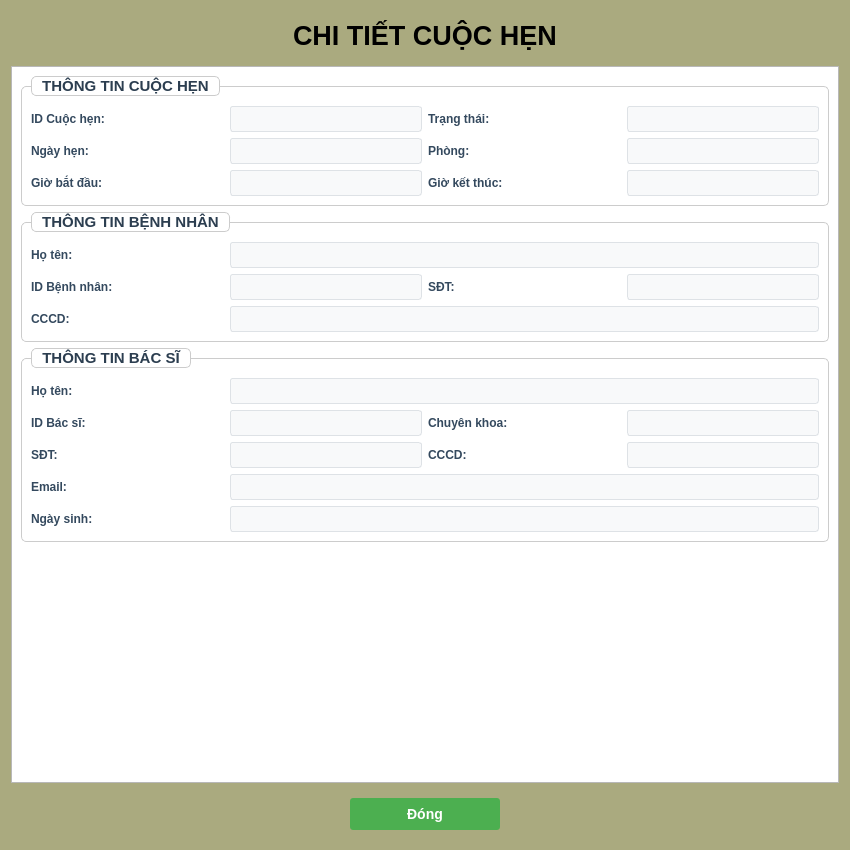
<?xml version="1.0" encoding="UTF-8"?>
<ui version="4.0">
 <class>AppointmentDetailDialog</class>
 <widget class="QDialog" name="AppointmentDetailDialog">
  <property name="geometry">
   <rect>
    <x>0</x>
    <y>0</y>
    <width>850</width>
    <height>850</height>
   </rect>
  </property>
  <property name="windowTitle">
   <string>Chi Tiết Cuộc Hẹn</string>
  </property>
  <property name="styleSheet">
   <string notr="true">QDialog {
    background-color: #aaaa7f;
}
QLabel {
    color: black;
    background-color: transparent;
    border: none;
    font-weight: bold;
}
QGroupBox {
    font-weight: bold;
    border: 1px solid #CCCCCC;
    border-radius: 5px;
    margin-top: 10px;
    padding-top: 10px;
}
QGroupBox::title {
    subcontrol-origin: margin;
    left: 10px;
    padding: 0 5px 0 5px;
}</string>
  </property>
  <layout class="QVBoxLayout" name="verticalLayout">
   <item>
    <widget class="QWidget" name="widgetTitleBar" native="true">
     <property name="styleSheet">
      <string notr="true">background-color: rgb(170, 170, 127);</string>
     </property>
     <layout class="QHBoxLayout" name="horizontalLayout_4">
      <item>
       <spacer name="horizontalSpacer">
        <property name="orientation">
         <enum>Qt::Orientation::Horizontal</enum>
        </property>
        <property name="sizeHint" stdset="0">
         <size>
          <width>100</width>
          <height>20</height>
         </size>
        </property>
       </spacer>
      </item>
      <item>
       <widget class="QLabel" name="lblMainTitle">
        <property name="font">
         <font>
          <family>Segoe UI</family>
          <pointsize>20</pointsize>
          <italic>false</italic>
          <bold>true</bold>
         </font>
        </property>
        <property name="styleSheet">
         <string notr="true">font: 700 20pt &quot;Segoe UI&quot;;</string>
        </property>
        <property name="text">
         <string>CHI TIẾT CUỘC HẸN</string>
        </property>
       </widget>
      </item>
      <item>
       <spacer name="horizontalSpacer_2">
        <property name="orientation">
         <enum>Qt::Orientation::Horizontal</enum>
        </property>
        <property name="sizeHint" stdset="0">
         <size>
          <width>100</width>
          <height>20</height>
         </size>
        </property>
       </spacer>
      </item>
     </layout>
    </widget>
   </item>
   <item>
    <widget class="QScrollArea" name="scrollArea">
     <property name="styleSheet">
      <string notr="true"/>
     </property>
     <property name="widgetResizable">
      <bool>true</bool>
     </property>
     <property name="alignment">
      <set>Qt::AlignmentFlag::AlignHCenter</set>
     </property>
     <widget class="QWidget" name="scrollAreaWidgetContents">
      <property name="geometry">
       <rect>
        <x>0</x>
        <y>0</y>
        <width>830</width>
        <height>724</height>
       </rect>
      </property>
      <property name="styleSheet">
       <string notr="true">background-color: white;</string>
      </property>
      <layout class="QVBoxLayout" name="verticalLayout_2">
       <item>
        <widget class="QGroupBox" name="groupAppointmentInfo">
         <property name="font">
          <font>
           <family>Arial</family>
           <pointsize>11</pointsize>
           <italic>false</italic>
           <bold>true</bold>
          </font>
         </property>
         <property name="styleSheet">
          <string notr="true">QGroupBox {
    font: bold 11pt &quot;Arial&quot;;
    color: #2C3E50;
    border: 1px solid #CCCCCC;
    border-radius: 5px;
    margin-top: 10px;
    padding-top: 10px;
    background-color: white;
}

QGroupBox::title {
    subcontrol-origin: margin;
    subcontrol-position: top left;
    border: 1px solid #CCCCCC;
    border-radius: 5px;
    left: 10px;
    padding: 0 8px 0 8px;
    background-color: white;
}</string>
         </property>
         <property name="title">
          <string>THÔNG TIN CUỘC HẸN</string>
         </property>
         <layout class="QGridLayout" name="gridLayout_1">
          <item row="0" column="0">
           <widget class="QLabel" name="lblID">
            <property name="styleSheet">
             <string notr="true">QLabel {
    font-weight: bold;
    color: #34495e;
}</string>
            </property>
            <property name="text">
             <string>ID Cuộc hẹn:</string>
            </property>
           </widget>
          </item>
          <item row="0" column="1">
           <widget class="QLabel" name="lblIDValue">
            <property name="styleSheet">
             <string notr="true">QLabel {
    color: #2c3e50;
    font-weight: bold;
    padding: 5px;
    background-color: #f8f9fa;
    border: 1px solid #dee2e6;
    border-radius: 3px;
}</string>
            </property>
            <property name="text">
             <string/>
            </property>
           </widget>
          </item>
          <item row="0" column="2">
           <widget class="QLabel" name="lblStatus">
            <property name="styleSheet">
             <string notr="true">QLabel {
    font-weight: bold;
    color: #34495e;
}</string>
            </property>
            <property name="text">
             <string>Trạng thái:</string>
            </property>
           </widget>
          </item>
          <item row="0" column="3">
           <widget class="QLabel" name="lblStatusValue">
            <property name="styleSheet">
             <string notr="true">QLabel {
    color: #2c3e50;
    font-weight: bold;
    padding: 5px;
    background-color: #f8f9fa;
    border: 1px solid #dee2e6;
    border-radius: 3px;
}</string>
            </property>
            <property name="text">
             <string/>
            </property>
           </widget>
          </item>
          <item row="1" column="0">
           <widget class="QLabel" name="lblDate">
            <property name="styleSheet">
             <string notr="true">QLabel {
    font-weight: bold;
    color: #34495e;
}</string>
            </property>
            <property name="text">
             <string>Ngày hẹn:</string>
            </property>
           </widget>
          </item>
          <item row="1" column="1">
           <widget class="QLabel" name="lblDateValue">
            <property name="styleSheet">
             <string notr="true">QLabel {
    color: #2c3e50;
    font-weight: bold;
    padding: 5px;
    background-color: #f8f9fa;
    border: 1px solid #dee2e6;
    border-radius: 3px;
}</string>
            </property>
            <property name="text">
             <string/>
            </property>
           </widget>
          </item>
          <item row="1" column="2">
           <widget class="QLabel" name="lblRoom">
            <property name="styleSheet">
             <string notr="true">QLabel {
    font-weight: bold;
    color: #34495e;
}</string>
            </property>
            <property name="text">
             <string>Phòng:</string>
            </property>
           </widget>
          </item>
          <item row="1" column="3">
           <widget class="QLabel" name="lblRoomValue">
            <property name="styleSheet">
             <string notr="true">QLabel {
    color: #2c3e50;
    font-weight: bold;
    padding: 5px;
    background-color: #f8f9fa;
    border: 1px solid #dee2e6;
    border-radius: 3px;
}</string>
            </property>
            <property name="text">
             <string/>
            </property>
           </widget>
          </item>
          <item row="2" column="0">
           <widget class="QLabel" name="lblStartTime">
            <property name="styleSheet">
             <string notr="true">QLabel {
    font-weight: bold;
    color: #34495e;
}</string>
            </property>
            <property name="text">
             <string>Giờ bắt đầu:</string>
            </property>
           </widget>
          </item>
          <item row="2" column="1">
           <widget class="QLabel" name="lblStartTimeValue">
            <property name="styleSheet">
             <string notr="true">QLabel {
    color: #2c3e50;
    font-weight: bold;
    padding: 5px;
    background-color: #f8f9fa;
    border: 1px solid #dee2e6;
    border-radius: 3px;
}</string>
            </property>
            <property name="text">
             <string/>
            </property>
           </widget>
          </item>
          <item row="2" column="2">
           <widget class="QLabel" name="lblEndTime">
            <property name="styleSheet">
             <string notr="true">QLabel {
    font-weight: bold;
    color: #34495e;
}</string>
            </property>
            <property name="text">
             <string>Giờ kết thúc:</string>
            </property>
           </widget>
          </item>
          <item row="2" column="3">
           <widget class="QLabel" name="lblEndTimeValue">
            <property name="styleSheet">
             <string notr="true">QLabel {
    color: #2c3e50;
    font-weight: bold;
    padding: 5px;
    background-color: #f8f9fa;
    border: 1px solid #dee2e6;
    border-radius: 3px;
}</string>
            </property>
            <property name="text">
             <string/>
            </property>
           </widget>
          </item>
         </layout>
        </widget>
       </item>
       <item>
        <widget class="QGroupBox" name="groupPatientInfo">
         <property name="font">
          <font>
           <family>Arial</family>
           <pointsize>11</pointsize>
           <italic>false</italic>
           <bold>true</bold>
          </font>
         </property>
         <property name="styleSheet">
          <string notr="true">QGroupBox {
    font: bold 11pt &quot;Arial&quot;;
    color: #2C3E50;
    border: 1px solid #CCCCCC;
    border-radius: 5px;
    margin-top: 10px;
    padding-top: 10px;
    background-color: white;
}

QGroupBox::title {
    subcontrol-origin: margin;
    subcontrol-position: top left;
    border: 1px solid #CCCCCC;
    border-radius: 5px;
    left: 10px;
    padding: 0 8px 0 8px;
    background-color: white;
}</string>
         </property>
         <property name="title">
          <string>THÔNG TIN BỆNH NHÂN</string>
         </property>
         <layout class="QGridLayout" name="gridLayout_2">
          <item row="0" column="0">
           <widget class="QLabel" name="lblPatientName">
            <property name="styleSheet">
             <string notr="true">QLabel {
    font-weight: bold;
    color: #34495e;
}</string>
            </property>
            <property name="text">
             <string>Họ tên:</string>
            </property>
           </widget>
          </item>
          <item row="0" column="1" colspan="3">
           <widget class="QLabel" name="lblPatientNameValue">
            <property name="styleSheet">
             <string notr="true">QLabel {
    color: #2c3e50;
    font-weight: bold;
    padding: 5px;
    background-color: #f8f9fa;
    border: 1px solid #dee2e6;
    border-radius: 3px;
}</string>
            </property>
            <property name="text">
             <string/>
            </property>
           </widget>
          </item>
          <item row="1" column="0">
           <widget class="QLabel" name="lblPatientID">
            <property name="styleSheet">
             <string notr="true">QLabel {
    font-weight: bold;
    color: #34495e;
}</string>
            </property>
            <property name="text">
             <string>ID Bệnh nhân:</string>
            </property>
           </widget>
          </item>
          <item row="1" column="1">
           <widget class="QLabel" name="lblPatientIDValue">
            <property name="styleSheet">
             <string notr="true">QLabel {
    color: #2c3e50;
    font-weight: bold;
    padding: 5px;
    background-color: #f8f9fa;
    border: 1px solid #dee2e6;
    border-radius: 3px;
}</string>
            </property>
            <property name="text">
             <string/>
            </property>
           </widget>
          </item>
          <item row="1" column="2">
           <widget class="QLabel" name="lblPatientPhone">
            <property name="styleSheet">
             <string notr="true">QLabel {
    font-weight: bold;
    color: #34495e;
}</string>
            </property>
            <property name="text">
             <string>SĐT:</string>
            </property>
           </widget>
          </item>
          <item row="1" column="3">
           <widget class="QLabel" name="lblPatientPhoneValue">
            <property name="styleSheet">
             <string notr="true">QLabel {
    color: #2c3e50;
    font-weight: bold;
    padding: 5px;
    background-color: #f8f9fa;
    border: 1px solid #dee2e6;
    border-radius: 3px;
}</string>
            </property>
            <property name="text">
             <string/>
            </property>
           </widget>
          </item>
          <item row="2" column="0">
           <widget class="QLabel" name="lblPatientCCCD">
            <property name="styleSheet">
             <string notr="true">QLabel {
    font-weight: bold;
    color: #34495e;
}</string>
            </property>
            <property name="text">
             <string>CCCD:</string>
            </property>
           </widget>
          </item>
          <item row="2" column="1" colspan="3">
           <widget class="QLabel" name="lblPatientCCCDValue">
            <property name="styleSheet">
             <string notr="true">QLabel {
    color: #2c3e50;
    font-weight: bold;
    padding: 5px;
    background-color: #f8f9fa;
    border: 1px solid #dee2e6;
    border-radius: 3px;
}</string>
            </property>
            <property name="text">
             <string/>
            </property>
           </widget>
          </item>
         </layout>
        </widget>
       </item>
       <item>
        <widget class="QGroupBox" name="groupDoctorInfo">
         <property name="font">
          <font>
           <family>Arial</family>
           <pointsize>11</pointsize>
           <italic>false</italic>
           <bold>true</bold>
          </font>
         </property>
         <property name="styleSheet">
          <string notr="true">QGroupBox {
    font: bold 11pt &quot;Arial&quot;;
    color: #2C3E50;
    border: 1px solid #CCCCCC;
    border-radius: 5px;
    margin-top: 10px;
    padding-top: 10px;
    background-color: white;
}

QGroupBox::title {
    subcontrol-origin: margin;
    subcontrol-position: top left;
    border: 1px solid #CCCCCC;
    border-radius: 5px;
    left: 10px;
    padding: 0 8px 0 8px;
    background-color: white;
}</string>
         </property>
         <property name="title">
          <string>THÔNG TIN BÁC SĨ</string>
         </property>
         <layout class="QGridLayout" name="gridLayout_3">
          <item row="0" column="0">
           <widget class="QLabel" name="lblDoctorName">
            <property name="styleSheet">
             <string notr="true">QLabel {
    font-weight: bold;
    color: #34495e;
}</string>
            </property>
            <property name="text">
             <string>Họ tên:</string>
            </property>
           </widget>
          </item>
          <item row="0" column="1" colspan="3">
           <widget class="QLabel" name="lblDoctorNameValue">
            <property name="styleSheet">
             <string notr="true">QLabel {
    color: #2c3e50;
    font-weight: bold;
    padding: 5px;
    background-color: #f8f9fa;
    border: 1px solid #dee2e6;
    border-radius: 3px;
}</string>
            </property>
            <property name="text">
             <string/>
            </property>
           </widget>
          </item>
          <item row="1" column="0">
           <widget class="QLabel" name="lblDoctorID">
            <property name="styleSheet">
             <string notr="true">QLabel {
    font-weight: bold;
    color: #34495e;
}</string>
            </property>
            <property name="text">
             <string>ID Bác sĩ:</string>
            </property>
           </widget>
          </item>
          <item row="1" column="1">
           <widget class="QLabel" name="lblDoctorIDValue">
            <property name="styleSheet">
             <string notr="true">QLabel {
    color: #2c3e50;
    font-weight: bold;
    padding: 5px;
    background-color: #f8f9fa;
    border: 1px solid #dee2e6;
    border-radius: 3px;
}</string>
            </property>
            <property name="text">
             <string/>
            </property>
           </widget>
          </item>
          <item row="1" column="2">
           <widget class="QLabel" name="lblDoctorSpecialization">
            <property name="styleSheet">
             <string notr="true">QLabel {
    font-weight: bold;
    color: #34495e;
}</string>
            </property>
            <property name="text">
             <string>Chuyên khoa:</string>
            </property>
           </widget>
          </item>
          <item row="1" column="3">
           <widget class="QLabel" name="lblDoctorSpecializationValue">
            <property name="styleSheet">
             <string notr="true">QLabel {
    color: #2c3e50;
    font-weight: bold;
    padding: 5px;
    background-color: #f8f9fa;
    border: 1px solid #dee2e6;
    border-radius: 3px;
}</string>
            </property>
            <property name="text">
             <string/>
            </property>
           </widget>
          </item>
          <item row="2" column="0">
           <widget class="QLabel" name="lblDoctorPhone">
            <property name="styleSheet">
             <string notr="true">QLabel {
    font-weight: bold;
    color: #34495e;
}</string>
            </property>
            <property name="text">
             <string>SĐT:</string>
            </property>
           </widget>
          </item>
          <item row="2" column="1">
           <widget class="QLabel" name="lblDoctorPhoneValue">
            <property name="styleSheet">
             <string notr="true">QLabel {
    color: #2c3e50;
    font-weight: bold;
    padding: 5px;
    background-color: #f8f9fa;
    border: 1px solid #dee2e6;
    border-radius: 3px;
}</string>
            </property>
            <property name="text">
             <string/>
            </property>
           </widget>
          </item>
          <item row="2" column="2">
           <widget class="QLabel" name="lblDoctorCCCD">
            <property name="styleSheet">
             <string notr="true">QLabel {
    font-weight: bold;
    color: #34495e;
}</string>
            </property>
            <property name="text">
             <string>CCCD:</string>
            </property>
           </widget>
          </item>
          <item row="2" column="3">
           <widget class="QLabel" name="lblDoctorCCCDValue">
            <property name="styleSheet">
             <string notr="true">QLabel {
    color: #2c3e50;
    font-weight: bold;
    padding: 5px;
    background-color: #f8f9fa;
    border: 1px solid #dee2e6;
    border-radius: 3px;
}</string>
            </property>
            <property name="text">
             <string/>
            </property>
           </widget>
          </item>
          <item row="3" column="0">
           <widget class="QLabel" name="lblDoctorEmail">
            <property name="styleSheet">
             <string notr="true">QLabel {
    font-weight: bold;
    color: #34495e;
}</string>
            </property>
            <property name="text">
             <string>Email:</string>
            </property>
           </widget>
          </item>
          <item row="3" column="1" colspan="3">
           <widget class="QLabel" name="lblDoctorEmailValue">
            <property name="styleSheet">
             <string notr="true">QLabel {
    color: #2c3e50;
    font-weight: bold;
    padding: 5px;
    background-color: #f8f9fa;
    border: 1px solid #dee2e6;
    border-radius: 3px;
}</string>
            </property>
            <property name="text">
             <string/>
            </property>
           </widget>
          </item>
          <item row="4" column="0">
           <widget class="QLabel" name="lblDoctorBirthday">
            <property name="styleSheet">
             <string notr="true">QLabel {
    font-weight: bold;
    color: #34495e;
}</string>
            </property>
            <property name="text">
             <string>Ngày sinh:</string>
            </property>
           </widget>
          </item>
          <item row="4" column="1" colspan="3">
           <widget class="QLabel" name="lblDoctorBirthdayValue">
            <property name="styleSheet">
             <string notr="true">QLabel {
    color: #2c3e50;
    font-weight: bold;
    padding: 5px;
    background-color: #f8f9fa;
    border: 1px solid #dee2e6;
    border-radius: 3px;
}</string>
            </property>
            <property name="text">
             <string/>
            </property>
           </widget>
          </item>
         </layout>
        </widget>
       </item>
       <item>
        <spacer name="verticalSpacer">
         <property name="orientation">
          <enum>Qt::Orientation::Vertical</enum>
         </property>
         <property name="sizeHint" stdset="0">
          <size>
           <width>20</width>
           <height>40</height>
          </size>
         </property>
        </spacer>
       </item>
      </layout>
     </widget>
    </widget>
   </item>
   <item>
    <widget class="QWidget" name="widgetBottom" native="true">
     <layout class="QHBoxLayout" name="horizontalLayout_5">
      <item>
       <spacer name="horizontalSpacer_3">
        <property name="orientation">
         <enum>Qt::Orientation::Horizontal</enum>
        </property>
        <property name="sizeHint" stdset="0">
         <size>
          <width>40</width>
          <height>20</height>
         </size>
        </property>
       </spacer>
      </item>
      <item>
       <widget class="QPushButton" name="btnClose">
        <property name="styleSheet">
         <string notr="true">QPushButton {
    background-color: #4CAF50;
    color: white;
    border: none;
    padding: 8px 25px;
    border-radius: 3px;
    font-weight: bold;
    font-size: 14px;
    min-width: 100px;
}

QPushButton:hover {
    background-color: #45A049;
}

QPushButton:pressed {
    background-color: #3D8B40;
}</string>
        </property>
        <property name="text">
         <string>Đóng</string>
        </property>
       </widget>
      </item>
      <item>
       <spacer name="horizontalSpacer_4">
        <property name="orientation">
         <enum>Qt::Orientation::Horizontal</enum>
        </property>
        <property name="sizeHint" stdset="0">
         <size>
          <width>40</width>
          <height>20</height>
         </size>
        </property>
       </spacer>
      </item>
     </layout>
    </widget>
   </item>
  </layout>
 </widget>
 <resources/>
 <connections>
  <connection>
   <sender>btnClose</sender>
   <signal>clicked()</signal>
   <receiver>AppointmentDetailDialog</receiver>
   <slot>accept()</slot>
   <hints>
    <hint type="sourcelabel">
     <x>454</x>
     <y>659</y>
    </hint>
    <hint type="destinationlabel">
     <x>450</x>
     <y>350</y>
    </hint>
   </hints>
  </connection>
 </connections>
</ui>
